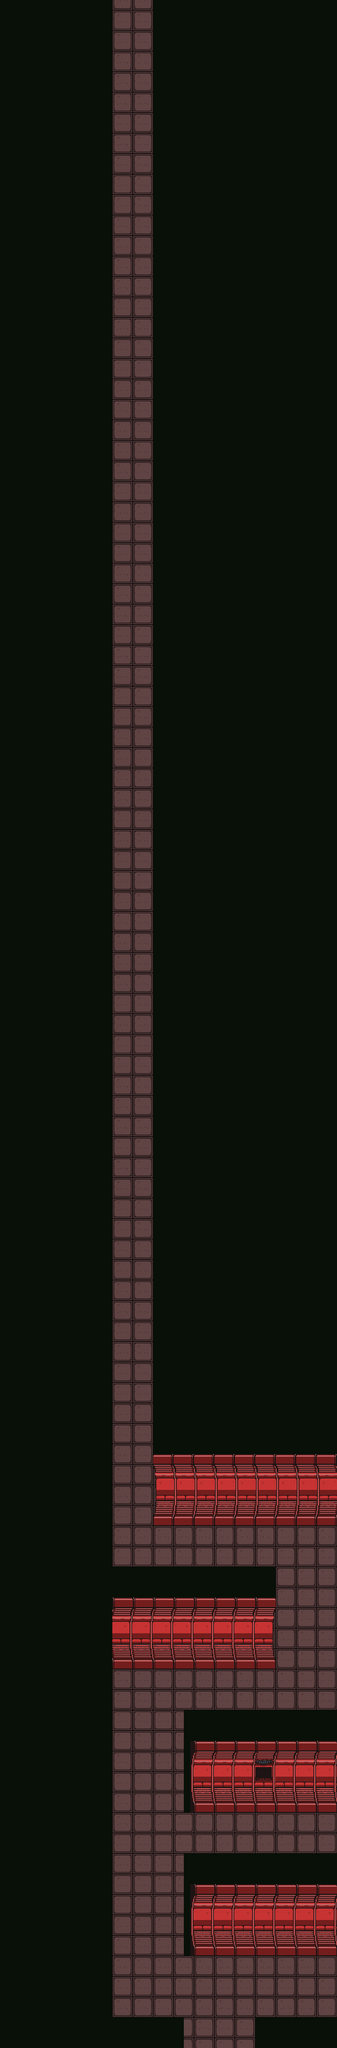

The image is a tile-based game level rendered from a .tmx file. Its description and source (layers, tilesets, objects; grid data summarised) follow:
An orthogonal 33x200 tile map with 32x32 px tiles, 7 tile layers (below, floor, above, belowabove, ...), 1 hidden layer not drawn, 7 tilesets and 12 objects (11x BasicNPC, Player).

<map version="1.0" tiledversion="1.1.5" orientation="orthogonal" renderorder="right-down" width="33" height="200" tilewidth="32" tileheight="32" infinite="0" nextobjectid="85">
 <properties>
  <property name="battlebg" type="file" value="../art/backgrounds/datacenter2f.png" />
  <property name="onload" type="file" value="actions/robo_tunnel2.lua" />
  <property name="regionName" value="Robotropolis" />
  <property name="sectorName" value="Access Tunnels" />
 </properties>
 <tileset firstgid="1" name="knotholehut" tilewidth="32" tileheight="32" tilecount="1044" columns="29">
  <image source="../art/tiles/knotholehutinterior.png" trans="000000" width="950" height="1170" />
 </tileset>
 <tileset firstgid="1045" source="knothole.tsx" />
 <tileset firstgid="4529" source="robotropolis.tsx" />
 <tileset firstgid="8029" source="cave.tsx" />
 <tileset firstgid="10374" source="knotholeindoors.tsx" />
 <tileset firstgid="12176" source="ironlock.tsx" />
 <tileset firstgid="19176" source="tunnel.tsx" />
 <layer name="below" width="33" height="200">
  <data>[6600 cells, 0 non-empty, 0 distinct tile ids]</data>
 </layer>
 <layer name="floor" width="33" height="200">
  <data>[6600 cells, 1816 non-empty, 5 distinct tile ids]</data>
 </layer>
 <layer name="above" width="33" height="200">
  <data>[6600 cells, 464 non-empty, 121 distinct tile ids]</data>
 </layer>
 <objectgroup name="objects">
  <object id="47" name="Waypoint5" type="BasicNPC" gid="6839" x="448" y="6112" width="32" height="32">
   <properties>
    <property name="ghost" type="bool" value="true" />
   </properties>
  </object>
  <object id="61" name="Grate4" type="BasicNPC" gid="6839" x="800" y="5664" width="64" height="160">
   <properties>
    <property name="align" value="bottom_left" />
    <property name="alignOffsetY" type="float" value="-96" />
    <property name="ghost" type="bool" value="true" />
    <property name="sprite" type="file" value="../art/sprites/datacentergrate.png" />
   </properties>
  </object>
  <object id="75" name="Spawn 1" type="Player" gid="4565" x="384" y="64" width="32" height="32">
   <properties>
    <property name="orientation" value="down" />
   </properties>
  </object>
  <object id="76" name="Waypoint1" type="BasicNPC" gid="6839" x="384" y="4800" width="96" height="96">
   <properties>
    <property name="ghost" type="bool" value="true" />
   </properties>
  </object>
  <object id="77" name="Waypoint2" type="BasicNPC" gid="6839" x="832" y="4864" width="96" height="96">
   <properties>
    <property name="ghost" type="bool" value="true" />
   </properties>
  </object>
  <object id="78" name="Waypoint3" type="BasicNPC" gid="6839" x="864" y="5248" width="96" height="96">
   <properties>
    <property name="ghost" type="bool" value="true" />
   </properties>
  </object>
  <object id="79" name="Waypoint4" type="BasicNPC" gid="6839" x="512" y="5344" width="96" height="96">
   <properties>
    <property name="ghost" type="bool" value="true" />
   </properties>
  </object>
  <object id="80" name="Waypoint6" type="BasicNPC" gid="6839" x="608" y="6112" width="32" height="32">
   <properties>
    <property name="ghost" type="bool" value="true" />
   </properties>
  </object>
  <object id="81" name="Cheetah" type="BasicNPC" gid="6242" x="416" y="5376" width="128" height="96">
   <properties>
    <property name="align" value="bottom_left" />
    <property name="alignOffsetX" type="float" value="-8" />
    <property name="alignOffsetY" type="float" value="-32" />
    <property name="defaultAnim" value="rundown" />
    <property name="hidden" type="bool" value="true" />
    <property name="nocollision" type="bool" value="true" />
    <property name="sprite" type="file" value="../art/sprites/cheeta.png" />
   </properties>
  </object>
  <object id="82" name="CheetahWaypoint" type="BasicNPC" gid="6839" x="448" y="5920" width="32" height="32">
   <properties>
    <property name="ghost" type="bool" value="true" />
   </properties>
  </object>
  <object id="83" name="CheetahWaypoint2" type="BasicNPC" gid="6839" x="1088" y="6112" width="32" height="32">
   <properties>
    <property name="ghost" type="bool" value="true" />
   </properties>
  </object>
  <object id="84" name="CheetahWaypoint3" type="BasicNPC" gid="6839" x="768" y="6176" width="32" height="32">
   <properties>
    <property name="ghost" type="bool" value="true" />
   </properties>
  </object>
 </objectgroup>
 <layer name="belowabove" width="33" height="200">
  <data>[6600 cells, 0 non-empty, 0 distinct tile ids]</data>
 </layer>
 <layer name="topabove" width="33" height="200">
  <data>[6600 cells, 0 non-empty, 0 distinct tile ids]</data>
 </layer>
 <layer name="top" width="33" height="200">
  <data>[6600 cells, 4939 non-empty, 1 distinct tile ids]</data>
 </layer>
 <layer name="Collision" width="33" height="200">
  <data>[6600 cells, 0 non-empty, 0 distinct tile ids]</data>
 </layer>
 <layer name="BunnyExtCollision" width="33" height="200" visible="0">
  <data>[6600 cells, 0 non-empty, 0 distinct tile ids]</data>
 </layer>
</map>
